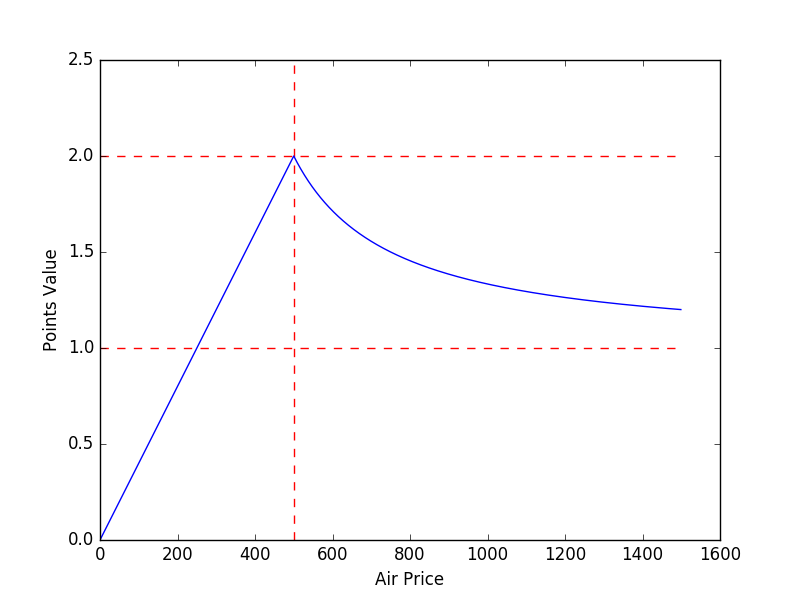

This chart was generated by the following Python code:
import numpy as np
import matplotlib.pyplot as plt

max_price_for_the_plot = 1500
air_price = np.arange(max_price_for_the_plot)
points_value = np.zeros_like(air_price,dtype='f')
for i in range(air_price.size):
    if air_price[i] < 500:
        points_value[i] = air_price[i]/250.00
    else:
        points_value[i] = air_price[i]/(250.00+(air_price[i]-500))

plt.figure()
plt.plot(air_price,points_value)
plt.ylim(0,2.5)
plt.hlines(y=1.0,xmin=0.0,xmax=max_price_for_the_plot,color='red',linestyles='dashed')
plt.hlines(y=2.0,xmin=0.0,xmax=max_price_for_the_plot,color='red',linestyles='dashed')
plt.vlines(x=500,ymin=0.0,ymax=2.5,color='red',linestyles='dashed')
plt.xlabel('Air Price')
plt.ylabel('Points Value')
plt.savefig('points_value_merrill_plus.png')
plt.show()